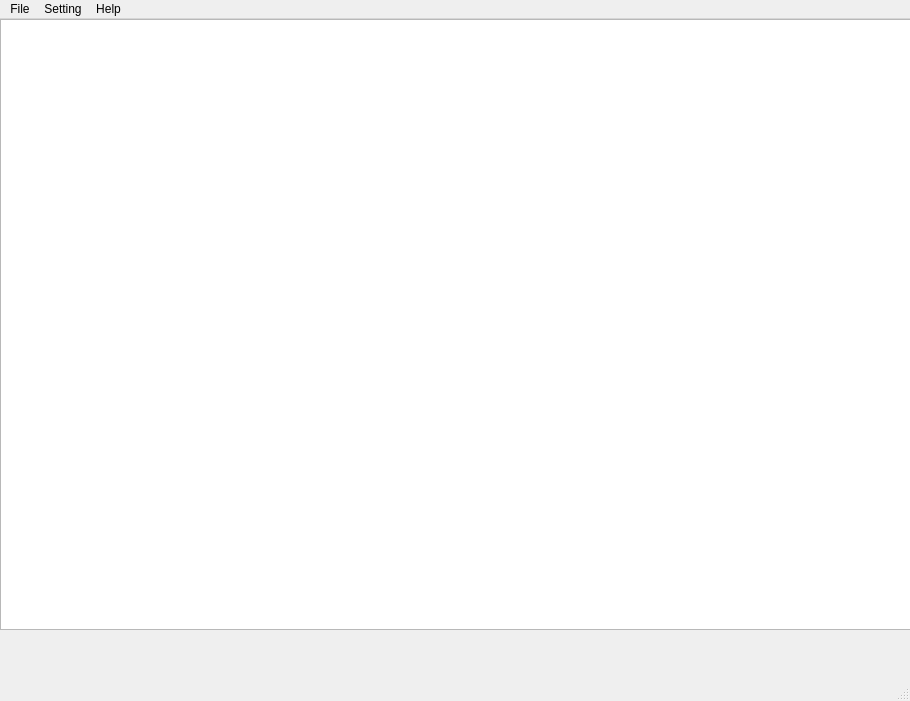
<?xml version="1.0" encoding="UTF-8"?>
<ui version="4.0">
 <class>MainWindow</class>
 <widget class="QMainWindow" name="MainWindow">
  <property name="geometry">
   <rect>
    <x>0</x>
    <y>0</y>
    <width>910</width>
    <height>701</height>
   </rect>
  </property>
  <property name="windowTitle">
   <string>MainWindow</string>
  </property>
  <widget class="QWidget" name="centralwidget">
   <widget class="QWidget" name="gridLayoutWidget">
    <property name="geometry">
     <rect>
      <x>0</x>
      <y>0</y>
      <width>911</width>
      <height>611</height>
     </rect>
    </property>
    <layout class="QGridLayout" name="grid_layout">
     <property name="sizeConstraint">
      <enum>QLayout::SetMaximumSize</enum>
     </property>
     <item row="0" column="0">
      <widget class="QPlainTextEdit" name="plainTextEdit"/>
     </item>
    </layout>
   </widget>
   <widget class="QWidget" name="horizontalLayoutWidget">
    <property name="geometry">
     <rect>
      <x>0</x>
      <y>610</y>
      <width>911</width>
      <height>41</height>
     </rect>
    </property>
    <layout class="QHBoxLayout" name="horizontalLayout"/>
   </widget>
  </widget>
  <widget class="QMenuBar" name="menubar">
   <property name="geometry">
    <rect>
     <x>0</x>
     <y>0</y>
     <width>910</width>
     <height>21</height>
    </rect>
   </property>
   <widget class="QMenu" name="menu_file">
    <property name="title">
     <string>File</string>
    </property>
   </widget>
   <widget class="QMenu" name="menu_setting">
    <property name="title">
     <string>Setting</string>
    </property>
   </widget>
   <widget class="QMenu" name="menu_help">
    <property name="title">
     <string>Help</string>
    </property>
   </widget>
   <addaction name="menu_file"/>
   <addaction name="menu_setting"/>
   <addaction name="menu_help"/>
  </widget>
  <widget class="QStatusBar" name="main_statusbar"/>
 </widget>
 <resources/>
 <connections/>
</ui>
